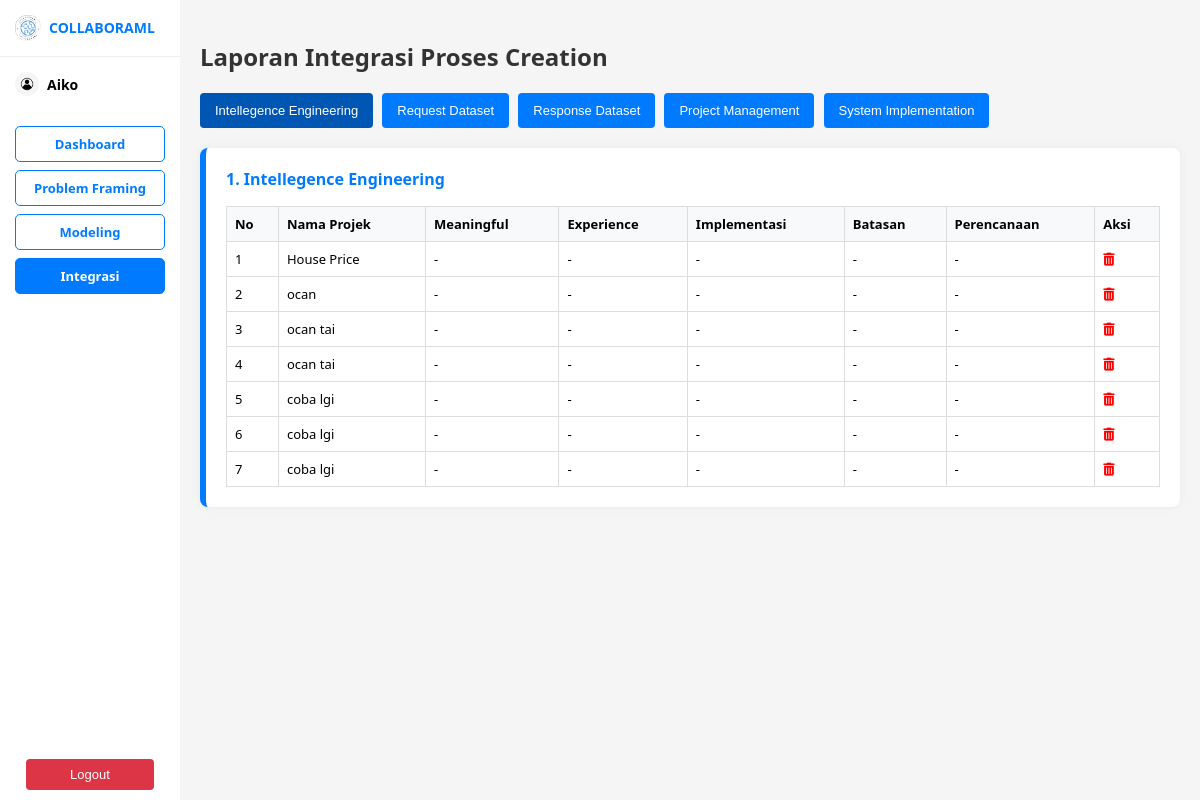
The app's page /integrasi/, older data.
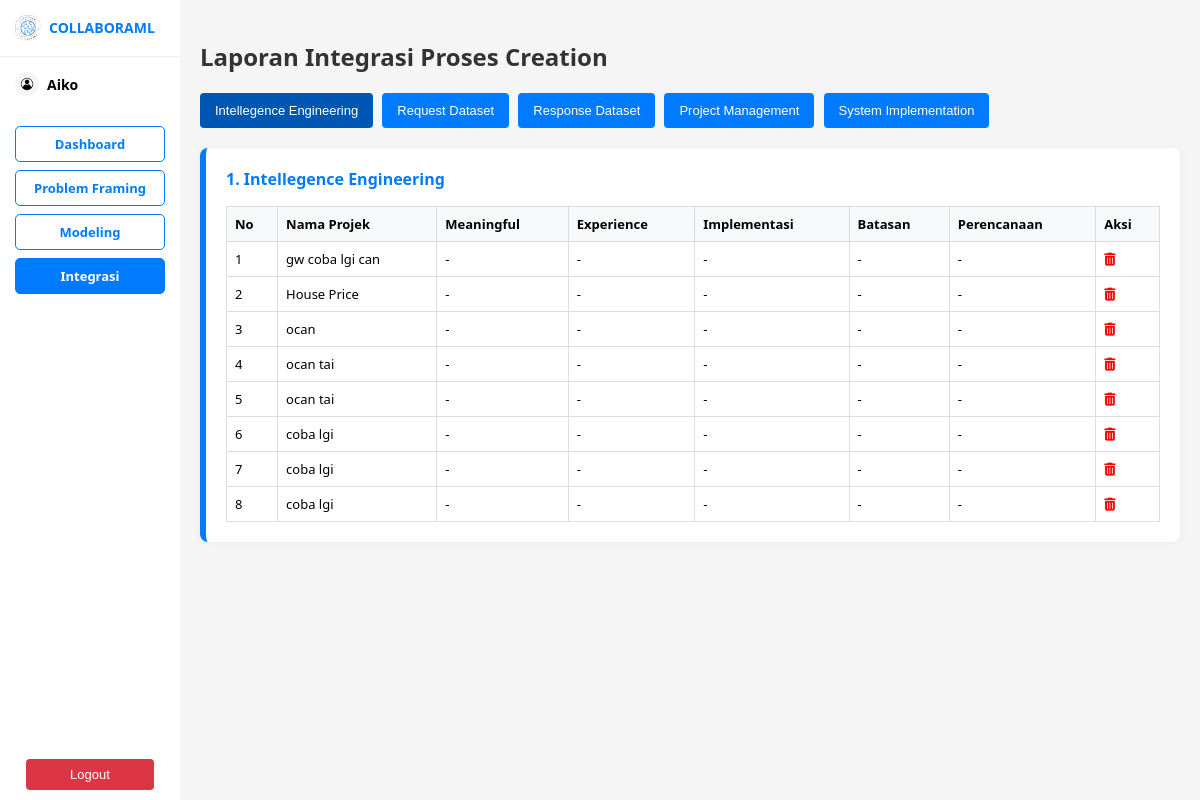
The same page, newer data.
### menu_creation/models.py (models this page shows, shortened)
class ToExperience(models.Model):
    namaProjek = models.CharField(max_length=100)
    meaningful = models.FileField(upload_to='laporan/')
    experience = models.FileField(upload_to='laporan/')
    implementasi = models.FileField(upload_to='laporan/')
    batasan = models.FileField(upload_to='laporan/')
    perencanaan = models.FileField(upload_to='laporan/')

### menu_creation/views.py (the view)
# urls.py: path('integrasi/', views.integrasi_view, name='integrasi'),
def integrasi_view(request):
    data = {
        "toexperience": ToExperience.objects.all().order_by('-id'),
        "dataset_request": DatasetRequest.objects.all().order_by('-id'),
        "dataset_response": DatasetSent.objects.all().order_by('-id'),
        "project_models": ProjectManagement.objects.all().order_by('-id'),
        "final_models": SystemImplementation.objects.all().order_by('-id'),
    }
    for d in data.get('system_implementation', []):
        d.laporan_model_path = extract_path_from_url(d.laporan_model)
    for d in data.get('dataset_response', []):
        d.data_file_path = extract_path_from_url(d.data_file)
    for d in data.get('project_models', []):
        d.file_path = extract_path_from_url(d.file)
    for d in data.get('toexperience', []):
        d.meaningful_path = extract_path_from_url(d.meaningful)
        d.experience_path = extract_path_from_url(d.experience)
        d.implementasi_path = extract_path_from_url(d.implementasi)
        d.batasan_path = extract_path_from_url(d.batasan)
        d.perencanaan_path = extract_path_from_url(d.perencanaan)
    return render(request, 'integrasi.html', data | {
        'MEDIA_URL_ABS': 'https://ocanhb.pythonanywhere.com/media/'
    })

### menu_creation/views.py (called while the page is built)
def extract_path_from_url(field_value):
    try:
        if hasattr(field_value, 'url'):
            return field_value.url
        elif isinstance(field_value, str) and not field_value.startswith('http'):
            return f'/media/{field_value.lstrip("/")}'
        elif isinstance(field_value, str):
            return field_value
    except:
        pass
    return ''

### menu_creation/templates/integrasi.html (shortened to what this page needs)
{% load static %}
<!DOCTYPE html>
<html lang="en">
<head>
  <link rel="stylesheet" href="https://cdnjs.cloudflare.com/ajax/libs/font-awesome/6.5.0/css/all.min.css">
</head>
<body>
<div class="container">
  <div class="sidebar">
    <div>
      <div class="sidebar-header">
        <img src="{% static 'image/logo.png' %}" class="logo" alt="Logo" />
        <div>
          <span>COLLABORAML</span>
        </div>
      </div>
      <div class="user-info-bar">
        <img src="{% static 'image/icon.jpg' %}" alt="User">
        <span class="name">Aiko</span>
      </div>
      <div class="nav">
        <a href="{% url 'dashboard' %}">Dashboard</a>
        <a href="{% url 'problem_framing' %}">Problem Framing</a>
        <a href="{% url 'modeling' %}">Modeling</a>
        <a href="{% url 'integrasi' %}" class="active">Integrasi</a>
      </div>
    </div>
    <div class="logout">
      <a href="{% url 'index' %}" style="text-decoration: none;">
        <button>Logout</button>
      </a>
    </div>
  </div>
  <div class="main">
    <h2>Laporan Integrasi Proses Creation</h2>
    <div class="tab-buttons">
      <button class="tab-btn active" data-tab="toexperience">Intellegence Engineering</button>
      <button class="tab-btn" data-tab="request">Request Dataset</button>
      <button class="tab-btn" data-tab="response">Response Dataset</button>
      <button class="tab-btn" data-tab="project">Project Management</button>
      <button class="tab-btn" data-tab="implement">System Implementation</button>
    </div>
    <section class="tab-content active" id="toexperience">
      <div class="card">
        <h3>1. Intellegence Engineering</h3>
        <table>
          <thead>
            <tr>
              <th>No</th>
              <th>Nama Projek</th>
              <th>Meaningful</th>
              <th>Experience</th>
              <th>Implementasi</th>
              <th>Batasan</th>
              <th>Perencanaan</th>
              <th>Aksi</th>
            </tr>
          </thead>
          <tbody>
            {% for t in toexperience %}
            <tr>
              <td>{{ forloop.counter }}</td>
              <td>{{ t.namaProjek }}</td>
              <td>
                {% if t.meaningful %}
                  <a href="{{ t.meaningful.url }}" target="_blank">
                    <i class="fas fa-file-download"></i> Meaningful
                  </a>
                {% else %}-{% endif %}
              </td>
              <td>
                {% if t.experience %}
                  <a href="{{ t.experience.url }}" target="_blank">
                    <i class="fas fa-file-download"></i> Experience
                  </a>
                {% else %}-{% endif %}
              </td>
              <td>
                {% if t.implementasi %}
                  <a href="{{ t.implementasi.url }}" target="_blank">
                    <i class="fas fa-file-download"></i> Implementasi
                  </a>
                {% else %}-{% endif %}
              </td>
              <td>
                {% if t.batasan %}
                  <a href="{{ t.batasan.url }}" target="_blank">
                    <i class="fas fa-file-download"></i> Batasan
                  </a>
                {% else %}-{% endif %}
              </td>
              <td>
                {% if t.perencanaan %}
                  <a href="{{ t.perencanaan.url }}" target="_blank">
                    <i class="fas fa-file-download"></i> Perencanaan
                  </a>
                {% else %}-{% endif %}
              </td>
              <td>
                <a href="{% url 'delete_toexperience' t.id %}" onclick="return confirm('Yakin hapus data ini?')">
                  <i class="fas fa-trash-alt" style="color:red;"></i>
                </a>
              </td>
            </tr>
            {% empty %}
            <tr><td colspan="8">Tidak ada data experience</td></tr>
            {% endfor %}
          </tbody>
        </table>
      </div>
    </section>
  </div>
</div>
</body>
</html>

### menu_creation/templates/integrasi.html (style rules this page uses)
body { margin: 0; font-family: 'Segoe UI', Tahoma, Geneva, Verdana, sans-serif; background-color: #f0f0f0; }
.container { display: flex; min-height: 100vh; }
.sidebar { width: 180px; background-color: #fff; display: flex; flex-direction: column; justify-content: space-between; box-shadow: 2px 0 5px rgba(0,0,0,0.1); }
.sidebar-header, .user-info-bar, .nav, .logout { padding: 15px; }
.sidebar-header { display: flex; align-items: center; border-bottom: 1px solid #eee; }
.sidebar-header img.logo { width: 26px; margin-right: 8px; }
.sidebar-header div { display: flex; flex-direction: column; line-height: 1.1; }
.sidebar-header span { font-weight: bold; color: #007bff; font-size: 14px; }
.user-info-bar { display: flex; align-items: center; }
.user-info-bar img { width: 24px; height: 24px; border-radius: 50%; margin-right: 8px; }
.user-info-bar .name { font-weight: bold; font-size: 14px; }
.nav a { display: block; padding: 8px; margin-bottom: 8px; font-size: 13px; text-align: center; text-decoration: none; border-radius: 5px; font-weight: bold; color: #007bff; border: 1px solid #007bff; }
.nav a.active, .nav a:hover { background-color: #007bff; color: white; }
.logout { text-align: center; padding: 10px; }
.logout button { background-color: #dc3545; color: white; border: none; padding: 8px 16px; font-size: 13px; border-radius: 4px; cursor: pointer; width: 80%; }
.main { flex: 1; padding: 20px; background-color: #f5f5f5; overflow-x: auto; }
.card { background-color: white; padding: 20px; border-radius: 8px; box-shadow: 0 0 10px rgba(0,0,0,0.05); margin-bottom: 20px; border-left: 6px solid #007bff; overflow-x: auto; }
.card h3 { margin-top: 0; font-size: 16px; color: #007bff; text-align: left; }
table { width: 100%; border-collapse: collapse; font-size: 13px; margin-top: 10px; min-width: 700px; }
table th, table td { text-align: left; padding: 8px; border: 1px solid #ddd; vertical-align: middle; }
table th { background-color: #f8f9fa; }
h2 { margin-bottom: 20px; color: #333; }
.tab-buttons { margin-bottom: 20px; }
.tab-buttons button { background-color: #007bff; color: white; border: none; padding: 10px 15px; margin-right: 5px; cursor: pointer; border-radius: 4px; font-size: 13px; }
.tab-buttons button.active { background-color: #0056b3; }
.tab-content { display: none; }
.tab-content.active { display: block; }

Row changes from the older to the newer data that the page shows:
added ToExperience: namaProjek "gw coba lgi can"
